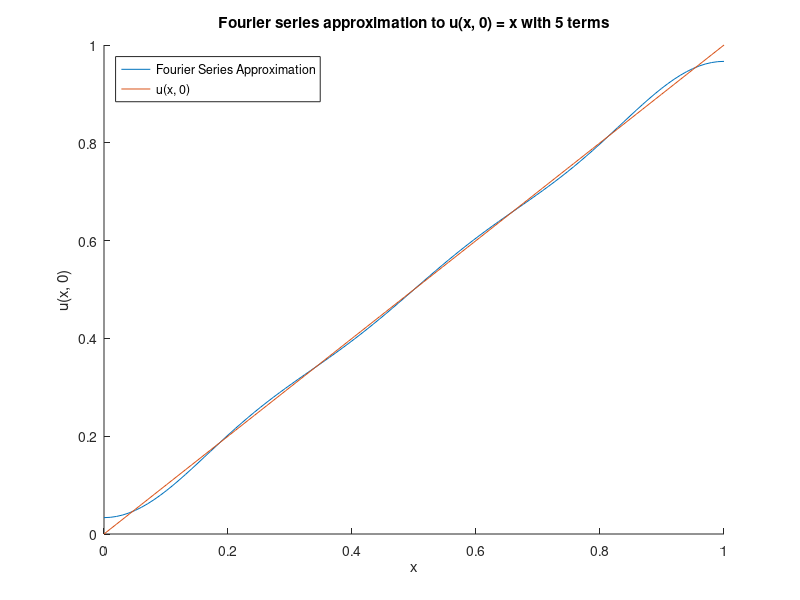
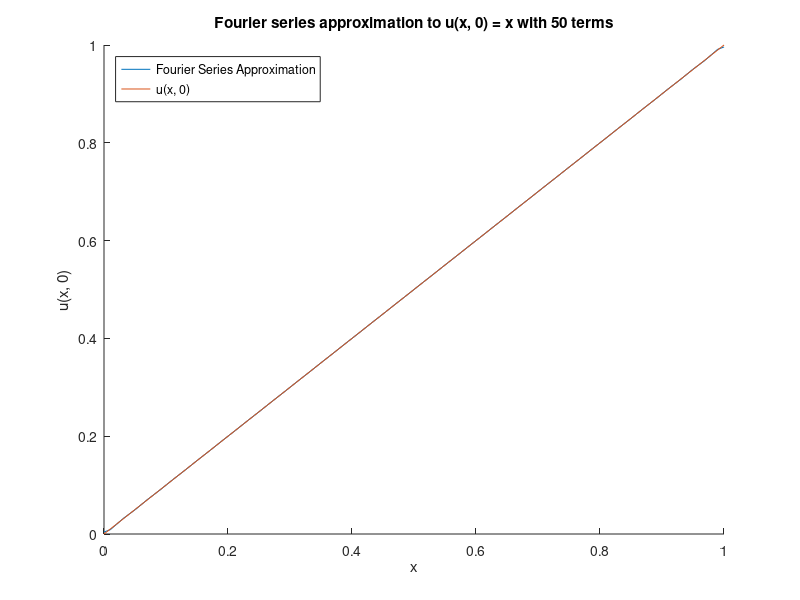
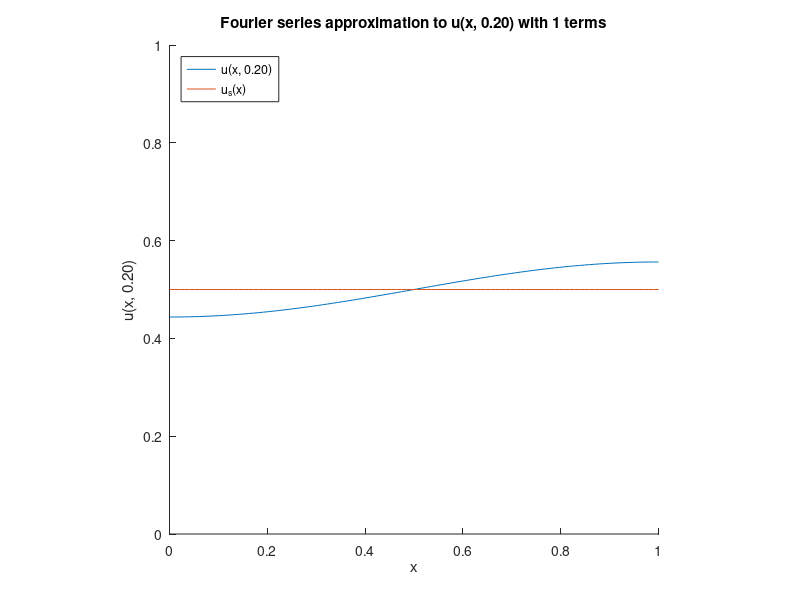
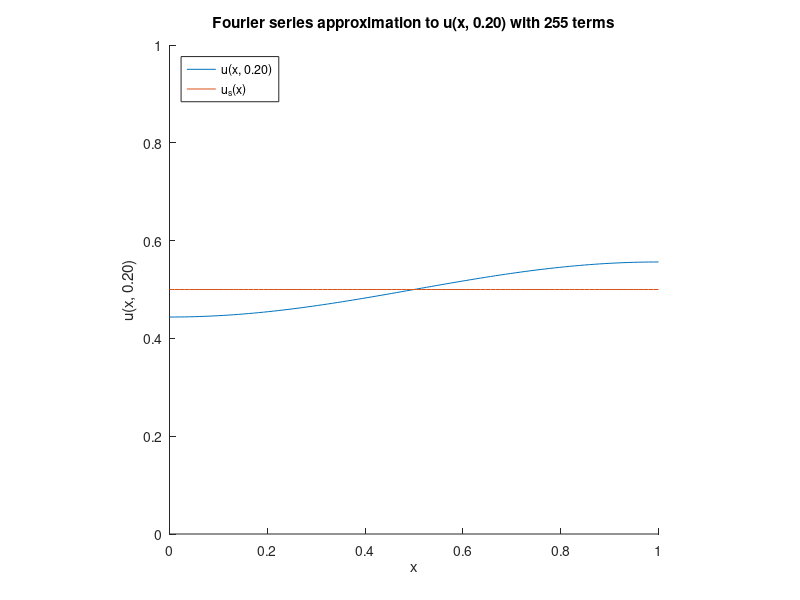

The MATLAB source for these figures, in order:
#!/usr/bin/env octave

x_0 = 0;
x_1 = 1;
x_bar = linspace(x_0, x_1);
max_computation_order = 1;
u_true = @(x) x; % true initial condition
u_steady = (1/2) * ones(size(x_bar)); % true steady state

% Computes a particular Fourier series term
f_term = @(x, n, a_n, t) a_n * cos(n*pi*x) * exp(-t * (n*pi)^2);

% Computes a particular Fourier cosine coefficient
fs_coefficient = @(n) (1 - (-1)^(n)) * (-2) / (n*pi)^2;

for i=0:max_computation_order
    U = (1/2) * ones(size(x_bar));
    terms = 5 * 10^i;

    for j=1:terms
        U = U + f_term(x_bar, j, fs_coefficient(j), 0);
    end

    figure; 
    hold on;
    plot(x_bar, U, 'DisplayName', 'Fourier Series Approximation')
    plot(x_bar, u_true(x_bar), 'DisplayName', 'u(x, 0)')
    title(sprintf(
        'Fourier series approximation to u(x, 0) = x with %d terms',
         terms
    ))
    xlabel('x')
    ylabel('u(x, 0)')

    legend('Location', 'northwest') 
    print('-dpng', sprintf(
        'problem1_initial_fourier_series_solution_%d_terms',
         terms
    ))
    hold off;
    
    input('Press [Enter] to continue...');
end

for i=1:2
    U = (1/2) * ones(size(x_bar));
    terms = 2^(i^3) - 1;
    t = 0.2;

    for j=1:terms
        U = U + f_term(x_bar, j, fs_coefficient(j), t);
    end

    figure; 
    hold on;
    plot(x_bar, U, 'DisplayName', sprintf('u(x, %0.2f)', t))
    plot(x_bar, u_steady, 'DisplayName', 'u_s(x)')
    title(sprintf(
        'Fourier series approximation to u(x, %0.2f) with %d terms',
        t,
        terms
    ))
    xlabel('x')
    ylabel(sprintf('u(x, %0.2f)', t))
    axis([0 1 0 1])
    daspect([1 1 1])

    legend('Location', 'northwest') 
    print('-dpng', sprintf(
        'problem1_fourier_series_solution_%d_terms_t_%0.2f.png',
         terms,
         t
    ))
    hold off;
    
    input('Press [Enter] to continue...');
end